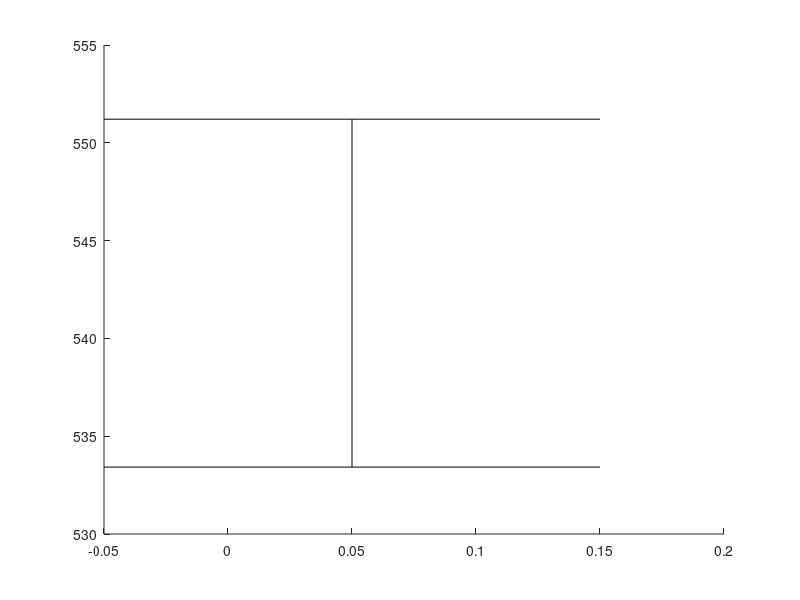

Here is the MATLAB script that generated this plot: (Note: this script raises an error after producing the figure.)
% Performance comparison between the RLX with different epsilon value.
% The experiment is in one scene with obstacles where the start and goal configurations
% are:
% State c_start = {0.5236, 1.74753, -1.8326, -1.4835,	1.5708,	0, 1.004278, 0.2729, 0.9486, -1.15011, 1.81001, -1.97739};
% State c_goal = {0.5236, 0.34907, 0.69813, -1.3963, 1.5708, 0, 0.7096, 1.8032, -1.7061, -1.6286, 1.9143, -2.0155}; // Robot 2 no backflip - Elbow down
% This while benchmarking the maximum step distance.
% With joint limits of the ABB robots.
% last updated: 09/25/17

clear all
clc

%%
planners = {'BiRRT','RRT','LazyRRT','SBL'};
plannerType = planners{1};
switch plannerType
    case 'BiRRT'
        D1 = load('Benchmark_BiRRT_RLX_eps1_3poles_rB.txt'); D1 = D1(D1(:,2)==1,:);
        D2 = load('Benchmark_BiRRT_RLX_eps3_3poles_rB.txt'); D2 = D2(D2(:,2)==1,:);
        D3 = load('Benchmark_BiRRT_RLX_eps5_3poles_rB.txt'); D3 = D3(D3(:,2)==1,:);
    case 'RRT'
        D1 = load('Benchmark_RRT_RLX_eps5_3poles_rB.txt'); D1 = D1(D1(:,2)==1,:);
        D2 = load('Benchmark_RRT_RLX_eps5_3poles_rB.txt'); D2 = D2(D2(:,2)==1,:);
        D3 = load('Benchmark_RRT_RLX_eps5_3poles_rB.txt'); D3 = D3(D3(:,2)==1,:);
    case 'LazyRRT'
        D1 = load('Benchmark_LazyRRT_RLX_eps5_3poles_rB.txt'); D1 = D1(D1(:,2)==1,:);
        D2 = load('Benchmark_LazyRRT_RLX_eps5_3poles_rB.txt'); D2 = D2(D2(:,2)==1,:);
        D3 = load('Benchmark_LazyRRT_RLX_eps5_3poles_rB.txt'); D3 = D3(D3(:,2)==1,:);
    case 'SBL'
        D1 = load('Benchmark_SBL_RLX_eps5_3poles_rB.txt'); D1 = D1(D1(:,2)==1,:);
        D2 = load('Benchmark_SBL_RLX_eps5_3poles_rB.txt'); D2 = D2(D2(:,2)==1,:);
        D3 = load('Benchmark_SBL_RLX_eps5_3poles_rB.txt'); D3 = D3(D3(:,2)==1,:);
end

%% 
disp(['Results for ' plannerType ':']);

%%
% RBX 0.1
rd = sort(unique(D1(:,1)));
for i = 1:length(rd)
    M = D1(D1(:,1)==rd(i), 2:end);
    td(i) = mean(M(:,3));
    td_ste(i) = std(M(:,3))/sqrt(size(M,1));
end

%%
% RBX 0.3
rg = sort(unique(D2(:,1)));
for i = 1:length(rg)
    M = D2(D2(:,1)==rg(i), 2:end);
%     disp([i-1 rg(i)  size(M,1)])
    tg(i) = mean(M(:,3));
    tg_ste(i) = std(M(:,3))/sqrt(size(M,1));
end

%%
% RBX 0.5
rb = sort(unique(D3(:,1)));
for i = 1:length(rb)
    M = D3(D3(:,1)==rb(i), 2:end);
%     disp([i-1 rg(i)  size(M,1)])
    tb(i) = mean(M(:,3));
    tb_ste(i) = std(M(:,3))/sqrt(size(M,1));
end

%%
disp(' ');
[tdmin, id] = min(td);
[tgmin, ig] = min(tg);
[tbmin, ib] = min(tb);

%%
h = figure(1);
clf
errorbar(rd,td,td_ste,'-k','linewidth',2);
hold on
errorbar(rg,tg,tg_ste,'--k','linewidth',2);
errorbar(rb,tb,tb_ste,':k','linewidth',2);
hold off
ylabel('mean runtime [msec]');
xlabel('max. local-connection distance');
legend('0.1','0.3','0.5');
% xlim([0 6]);
% xlim([min(rd) max(rd)]);

%% 
sS = rd(id);
tmin = tdmin;
D1 = D1(D1(:,1)==sS, 2:end);
verf = D1(:,1)==1;
suc = D1(:,2)==1;

D = D1;
disp('------------------------------------');
disp('RLX 0.1:');
disp(['Results of ' num2str(size(D,1)) ' queries.']);
disp(['Minimum avg. runtime is ' num2str(tmin) 'sec with d = ' num2str(sS) ]);
disp(['Percent of successful queries verified: ' num2str(sum(verf & suc)/sum(suc)*100) '%']);
disp(['Plan distance: ' num2str(D(1,2)) ]);
disp(['Avg. runtime: ' num2str(mean(D(:,3)))  ' +/- ' num2str(std(D(:,3))/sqrt(size(D,1))) ' sec ']);
disp(['Min. runtime: ' num2str(min(D(:,3))) ' msec ']);
disp(['Avg. nodes in path: ' num2str(floor(mean(D(:,9)))) ]);
disp(['Avg. nodes in trees: ' num2str(floor(mean(D(:,10)))) ]);
disp(['Avg. number of projections: ' num2str(floor(mean(D(:,4)))) ]);
disp(['Avg. local-connection time: ' num2str(mean(D(:,11)./D(:,12))*1e3)  ' +/- ' num2str(std(D(:,11)./D(:,12))/sqrt(size(D,1))*1e3) ' msec ']);
disp(['Avg. total local-connection time: ' num2str(mean(D(:,11))*1e3)  ' +/- ' num2str(std(D(:,11))/sqrt(size(D,1))*1e3) ' msec ']);
disp(['Avg. number of local connection checks: ' num2str(mean(D(:,12)))]);
disp(['Avg. collision check time: ' num2str(mean(D(:,7))*1e3) ' msec.']);
disp(['Percent of successful local connections: ' num2str(100*mean(D(:,13)./D(:,12)))]);

%%
sS = rg(ig);
tmin = tgmin;
D2 = D2(D2(:,1)==sS, 2:end);
verf = D2(:,1)==1;
suc = D2(:,2)==1;

D = D2;
disp('------------------------------------');
disp('RLX 0.3:');
disp(['Results of ' num2str(size(D,1)) ' queries.']);
disp(['Minimum avg. runtime is ' num2str(tmin) 'sec with d = ' num2str(sS) ]);
disp(['Percent of successful queries verified: ' num2str(sum(verf & suc)/sum(suc)*100) '%']);
disp(['Plan distance: ' num2str(D(1,2)) ]);
disp(['Avg. runtime: ' num2str(mean(D(:,3)))  ' +/- ' num2str(std(D(:,3))/sqrt(size(D,1))) ' sec ']);
disp(['Min. runtime: ' num2str(min(D(:,3))) ' msec ']);
disp(['Avg. nodes in path: ' num2str(floor(mean(D(:,9)))) ]);
disp(['Avg. nodes in trees: ' num2str(floor(mean(D(:,10)))) ]);
disp(['Avg. number of projections: ' num2str(floor(mean(D(:,4)))) ]);
disp(['Avg. local-connection time: ' num2str(mean(D(:,11)./D(:,12))*1e3)  ' +/- ' num2str(std(D(:,11)./D(:,12))/sqrt(size(D,1))*1e3) ' msec ']);
disp(['Avg. total local-connection time: ' num2str(mean(D(:,11))*1e3)  ' +/- ' num2str(std(D(:,11))/sqrt(size(D,1))*1e3) ' msec ']);
disp(['Avg. number of local connection checks: ' num2str(mean(D(:,12)))]);
disp(['Avg. collision check time: ' num2str(mean(D(:,7))*1e3) ' msec.']);
disp(['Percent of successful local connections: ' num2str(100*mean(D(:,13)./D(:,12)))]);

%%
sS = rb(ib);
tmin = tbmin;
D3 = D3(D3(:,1)==sS, 2:end);
verf = D3(:,1)==1;
suc = D3(:,2)==1;

D = D3;
disp('------------------------------------');
disp('RLX 0.5:');
disp(['Results of ' num2str(size(D,1)) ' queries.']);
disp(['Minimum avg. runtime is ' num2str(tmin) 'sec with d = ' num2str(sS) ]);
disp(['Percent of successful queries verified: ' num2str(sum(verf & suc)/sum(suc)*100) '%']);
disp(['Plan distance: ' num2str(D(1,2)) ]);
disp(['Avg. runtime: ' num2str(mean(D(:,3)))  ' +/- ' num2str(std(D(:,3))/sqrt(size(D,1))) ' sec ']);
disp(['Min. runtime: ' num2str(min(D(:,3))) ' msec ']);
disp(['Avg. nodes in path: ' num2str(floor(mean(D(:,9)))) ]);
disp(['Avg. nodes in trees: ' num2str(floor(mean(D(:,10)))) ]);
disp(['Avg. number of projections: ' num2str(floor(mean(D(:,4)))) ]);
disp(['Avg. local-connection time: ' num2str(mean(D(:,11)./D(:,12))*1e3)  ' +/- ' num2str(std(D(:,11)./D(:,12))/sqrt(size(D,1))*1e3) ' msec ']);
disp(['Avg. total local-connection time: ' num2str(mean(D(:,11))*1e3)  ' +/- ' num2str(std(D(:,11))/sqrt(size(D,1))*1e3) ' msec ']);
disp(['Avg. number of local connection checks: ' num2str(mean(D(:,12)))]);
disp(['Avg. collision check time: ' num2str(mean(D(:,7))*1e3) ' msec.']);
disp(['Percent of successful local connections: ' num2str(100*mean(D(:,13)./D(:,12)))]);
%%
%%
%%
% 0.1
td = D1(:,3);
maxT = max(td);
T1 = linspace(0,maxT,100);
T1 = T1(2:end);
for i = 1:length(T1)
    sd = td < T1(i);
    md(i) = mean(td(sd));
    Md(i) = 1-sum(sd)/length(td);
end
%%
% 0.3
tg = D2(:,3);
maxT = max(tg);
T2 = linspace(0,maxT,1000);
T2 = T2(2:end);
for i = 1:length(T2)
    sg = tg < T2(i);
    mg(i) = mean(tg(sg));
    Mg(i) = 1-sum(sg)/length(tg);
end

%%
% 0.5
tb = D3(:,3);
maxT = max(tb);
T3 = linspace(0,maxT,1000);
T3 = T3(2:end);
for i = 1:length(T3)
    sb = tb < T3(i);
    mb(i) = mean(tb(sb));
    Mb(i) = 1-sum(sb)/length(tb);
end


%%
h = figure(2);
clf
plot(T1,Md*100,'-k','linewidth',2);
hold on
plot(T2,Mg*100,'--k','linewidth',2);
plot(T3,Mb*100,':k','linewidth',2);
hold off
xlabel('maximum runtime [sec]');
ylabel('failure rate [%]');
legend('0.1','0.3','0.5');
xlim([0 max([T1 T2])]);
title(plannerType);
